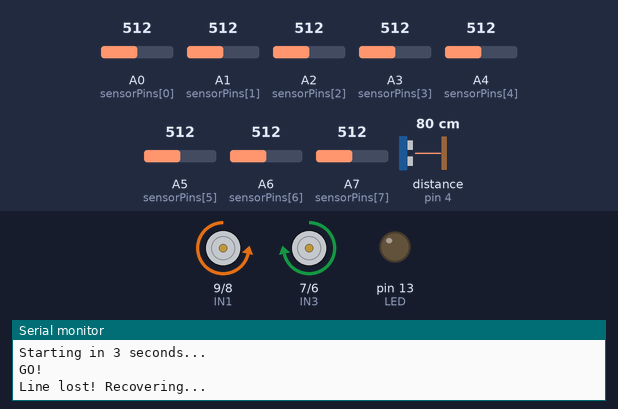
Simulated run of this sketch. Board: Arduino Nano, built with avr-gcc and run on an emulated ATmega328P. Parts: motor-driver pin pairs drawn as motors (green arrow = first pin HIGH = forward, orange = second pin HIGH = backward, longer = more drive, scaled by the enable pin), output pins drawn as LEDs (lit = HIGH), the last lines printed to the serial monitor. Wiring (inferred from the names in the program): ultrasonic range finder: trigger pin 3; echo pin 4. Inputs (shaded band) come from the test bench; at power-on: distance to the obstacle (sensor on pin 4) 80 cm, A0 (sensorPins[0]) = 512, A1 (sensorPins[1]) = 512, A2 (sensorPins[2]) = 512, A3 (sensorPins[3]) = 512, A4 (sensorPins[4]) = 512, A5 (sensorPins[5]) = 512, A6 (sensorPins[6]) = 512, A7 (sensorPins[7]) = 512. The echo pulse lasts 58.3 µs per cm; pins used as bus, display or sensor lines are not drawn.

Above: at 10.3 s.
10.4 s: distance to the obstacle (sensor on pin 4) set to 12 cm
At 13.1 s:
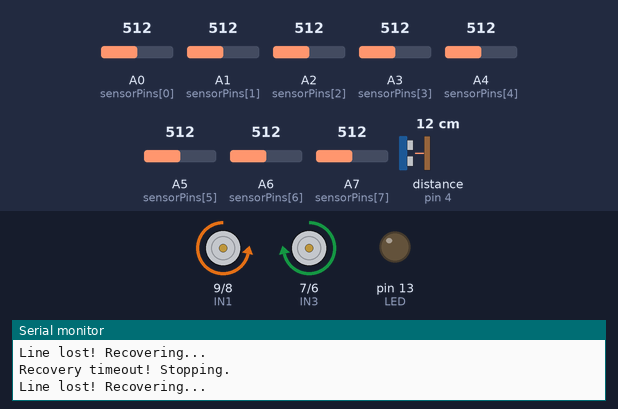
13.4 s: distance to the obstacle (sensor on pin 4) set to 9 cm
At 14.1 s:
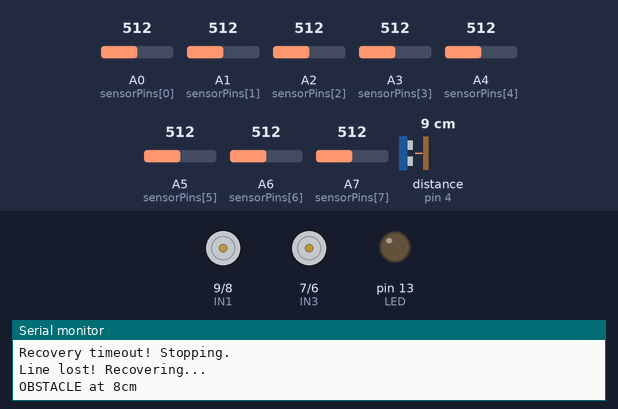
14.9 s: distance to the obstacle (sensor on pin 4) set to 18 cm
At 16.0 s:
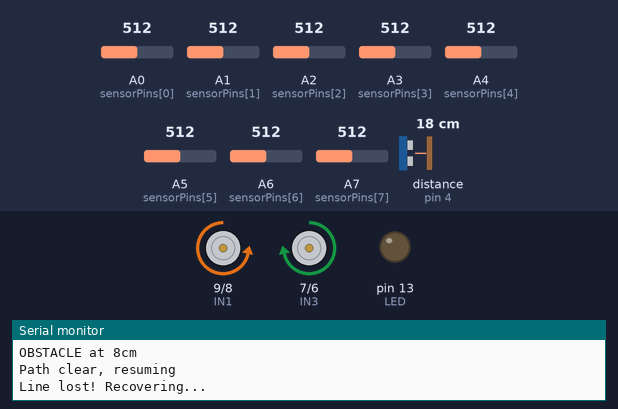
16.4 s: distance to the obstacle (sensor on pin 4) set to 2 cm
At 17.4 s:
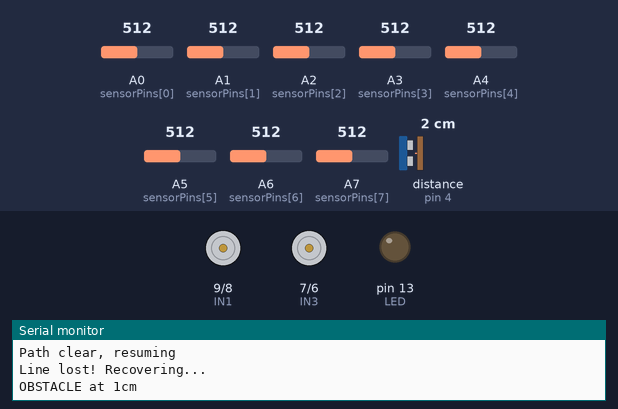
17.9 s: distance to the obstacle (sensor on pin 4) set to 35 cm
At 19.3 s:
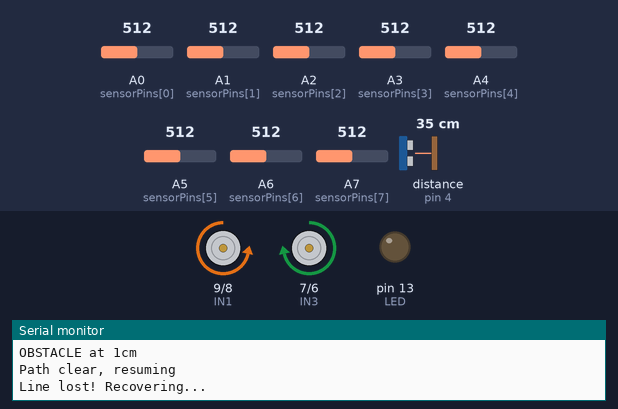
Timing chart, 0 to 20.4 s (numbered marks = the images above; inputs shaded):
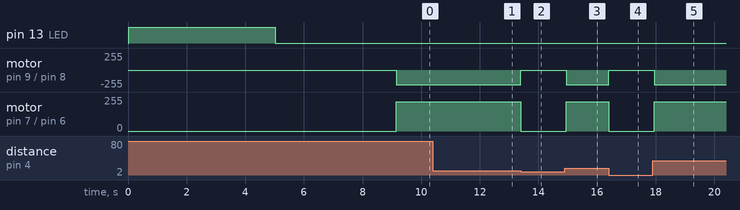

The sketch:

Line_Following_Robot.ino
```cpp
const bool REVERSE_STEERING = true;
const bool INVERT_LEFT_MOTOR = true;
const bool INVERT_RIGHT_MOTOR = true;

const int ENA = 10;
const int IN1 = 9;
const int IN2 = 8;
const int IN3 = 7;
const int IN4 = 6;
const int ENB = 5;

const int TRIG_PIN = 3;
const int ECHO_PIN = 4;

const int SENSOR_COUNT = 8;
const int sensorPins[SENSOR_COUNT] = {A0, A1, A2, A3, A4, A5, A6, A7};

int sensorMin[SENSOR_COUNT];
int sensorMax[SENSOR_COUNT];

const int HISTORY_SIZE = 10;
int pathHistory[HISTORY_SIZE];
int historyIndex = 0;
unsigned long lastHistoryWrite = 0;

float Kp = 0.08;
float Ki = 0.0001;
float Kd = 1.2;

float P, I, D;
float error = 0;
float lastError = 0;
float smoothedDerivative = 0;

const float integralLimit = 5000;


int currentBaseSpeed = 80;
const int targetBaseSpeed = 130;
const int maxSpeed = 220;
const int turnSpeed = 130;
const int minMotorSpeed = 110;

const int speedRampRate = 2;
unsigned long lastRampTime = 0;

const int stopDistance = 10;
unsigned long lastSonarCheck = 0;
int currentDistance = 999;

int recoveryAttempts = 0;
unsigned long lostLineTime = 0;
const unsigned long maxRecoveryTime = 3000;


enum RobotState {
  CALIBRATING,
  RUNNING,
  LOST_LINE,
  OBSTACLE_DETECTED,
  STOPPED
};
RobotState currentState = CALIBRATING;

void setup() {
  Serial.begin(9600);

  pinMode(ENA, OUTPUT); pinMode(IN1, OUTPUT); pinMode(IN2, OUTPUT);
  pinMode(IN3, OUTPUT); pinMode(IN4, OUTPUT); pinMode(ENB, OUTPUT);
  pinMode(TRIG_PIN, OUTPUT); pinMode(ECHO_PIN, INPUT);
  pinMode(13, OUTPUT); // LED

  for (int i = 0; i < SENSOR_COUNT; i++) {
    pinMode(sensorPins[i], INPUT);
    sensorMin[i] = 1023;
    sensorMax[i] = 0;
  }

  for(int i = 0; i < HISTORY_SIZE; i++) pathHistory[i] = 0;

  Serial.println(F("=== LINE FOLLOWER ROBOT ==="));
  Serial.println(F("Calibrating... Move sensors over line and background!"));

  digitalWrite(13, HIGH);
  unsigned long startTime = millis();


  while (millis() - startTime < 5000) {
    calibrateSensors();


    if ((millis() - startTime) % 500 < 10) {
      Serial.print(F("."));
    }
  }

  digitalWrite(13, LOW);
  Serial.println();
  Serial.println(F("Calibration complete!"));

  Serial.println(F("Sensor ranges (Min/Max):"));
  for (int i = 0; i < SENSOR_COUNT; i++) {
    Serial.print(F("S"));
    Serial.print(i);
    Serial.print(F(": "));
    Serial.print(sensorMin[i]);
    Serial.print(F("/"));
    Serial.println(sensorMax[i]);
  }

  delay(1000);
  Serial.println(F("Starting in 3 seconds..."));
  delay(3000);

  currentState = RUNNING;
  Serial.println(F("GO!"));
}

void loop() {
  // 1. Obstacle Check (non-blocking)
  if (millis() - lastSonarCheck > 60) {
    lastSonarCheck = millis();
    currentDistance = getDistance();
  }

  if (currentDistance > 0 && currentDistance < stopDistance) {
    if (currentState != OBSTACLE_DETECTED) {
      Serial.print(F("OBSTACLE at "));
      Serial.print(currentDistance);
      Serial.println(F("cm"));
      currentState = OBSTACLE_DETECTED;
    }
    stopMotors();
    return;
  } else if (currentState == OBSTACLE_DETECTED) {
    currentState = RUNNING;
    Serial.println(F("Path clear, resuming"));
  }

  // 2. Velocity Ramping (smooth acceleration)
  if (millis() - lastRampTime > 50 && currentBaseSpeed < targetBaseSpeed) {
    currentBaseSpeed += speedRampRate;
    if (currentBaseSpeed > targetBaseSpeed) currentBaseSpeed = targetBaseSpeed;
    lastRampTime = millis();
  }

  // 3. Read Sensors with improved filtering
  int position = readLinePosition();

  // 4. Calculate Error
  error = 3500 - position;

  // 5. Update Path History
  if (millis() - lastHistoryWrite > 50) {
    lastHistoryWrite = millis();
    pathHistory[historyIndex] = (int)error;
    historyIndex++;
    if (historyIndex >= HISTORY_SIZE) historyIndex = 0;
  }

  // 6. Lost Line Detection and Recovery
  if (abs(error) == 3500) {
    if (currentState != LOST_LINE) {
      lostLineTime = millis();
      recoveryAttempts = 0;
      currentState = LOST_LINE;
      Serial.println(F("Line lost! Recovering..."));
    }

    // Timeout check
    if (millis() - lostLineTime > maxRecoveryTime) {
      Serial.println(F("Recovery timeout! Stopping."));
      stopMotors();
      currentState = STOPPED;
      return;
    }

    recoverLostLine();
    return;
  } else if (currentState == LOST_LINE) {
    currentState = RUNNING;
    Serial.println(F("Line reacquired!"));
    I = 0; // Reset integral on recovery
  }

  // 7. PID Calculation
  P = error;

  // Integral with windup prevention
  I += error;
  I = constrain(I, -integralLimit, integralLimit);

  // Derivative with smoothing
  float rawDerivative = error - lastError;
  smoothedDerivative = (smoothedDerivative * 0.7) + (rawDerivative * 0.3);
  D = smoothedDerivative;

  float motorSpeedCorrection = (Kp * P) + (Ki * I) + (Kd * D);
  lastError = error;

  // 8. Motor Speed Calculation
  int leftMotorSpeed, rightMotorSpeed;

  if (REVERSE_STEERING) {
    leftMotorSpeed = currentBaseSpeed + motorSpeedCorrection;
    rightMotorSpeed = currentBaseSpeed - motorSpeedCorrection;
  } else {
    leftMotorSpeed = currentBaseSpeed - motorSpeedCorrection;
    rightMotorSpeed = currentBaseSpeed + motorSpeedCorrection;
  }

  leftMotorSpeed = constrain(leftMotorSpeed, -maxSpeed, maxSpeed);
  rightMotorSpeed = constrain(rightMotorSpeed, -maxSpeed, maxSpeed);

  drive(leftMotorSpeed, rightMotorSpeed);

  // 9. Debug output (every 200ms)
  static unsigned long lastDebug = 0;
  if (millis() - lastDebug > 200) {
    lastDebug = millis();
    Serial.print(F("Pos:"));
    Serial.print(position);
    Serial.print(F(" Err:"));
    Serial.print((int)error);
    Serial.print(F(" L:"));
    Serial.print(leftMotorSpeed);
    Serial.print(F(" R:"));
    Serial.println(rightMotorSpeed);
  }
}

//SENSOR READING
int readLinePosition() {
  int mappedValues[SENSOR_COUNT];
  int maxVal = 0;
  int maxIndex = 0;
  bool lineFound = false;
  int activeSensors = 0;

  for (int i = 0; i < SENSOR_COUNT; i++) {
    int val = analogRead(sensorPins[i]);
    mappedValues[i] = map(val, sensorMin[i], sensorMax[i], 0, 1000);
    mappedValues[i] = constrain(mappedValues[i], 0, 1000);

    // Noise filter with slightly higher threshold
    if (mappedValues[i] < 60) mappedValues[i] = 0;

    // Active sensor detection
    if (mappedValues[i] > 600) activeSensors++;

    // Track maximum
    if (mappedValues[i] > maxVal) {
      maxVal = mappedValues[i];
      maxIndex = i;
    }

    // Line detection threshold
    if (mappedValues[i] > 150) lineFound = true;
  }

  // INTERSECTION DETECTION
  if (activeSensors > 5) {
    return 3500;
  }

  // LINE NOT FOUND
  if (!lineFound) {
    // Return extreme value based on last known direction
    if (REVERSE_STEERING) return (lastError < 0) ? 0 : 7000;
    else return (lastError < 0) ? 7000 : 0;
  }

  // WEIGHTED AVERAGE CALCULATION
  long weightedSum = 0;
  long sum = 0;


  int startIdx = max(0, maxIndex - 1);
  int endIdx = min(SENSOR_COUNT - 1, maxIndex + 1);

  for (int i = startIdx; i <= endIdx; i++) {
    if (mappedValues[i] > 50) {
      weightedSum += (long)mappedValues[i] * (i * 1000L);
      sum += mappedValues[i];
    }
  }

  if (sum == 0) return 3500;
  return (int)(weightedSum / sum);
}

// --- SMART RECOVERY WITH EXPONENTIAL SEARCH ---
void recoverLostLine() {

  long totalHistory = 0;
  for(int i = 0; i < HISTORY_SIZE; i++) {
    totalHistory += pathHistory[i];
  }
  float averageError = totalHistory / (float)HISTORY_SIZE;


  bool turnRight = (averageError < 0);


  recoveryAttempts++;
  int searchSpeed = turnSpeed + (recoveryAttempts * 5);
  searchSpeed = constrain(searchSpeed, turnSpeed, maxSpeed);

  if (turnRight) {
    drive(searchSpeed, -searchSpeed);
  } else {
    drive(-searchSpeed, searchSpeed);
  }
}

// --- CALIBRATION ---
void calibrateSensors() {
  for (int i = 0; i < SENSOR_COUNT; i++) {
    int val = analogRead(sensorPins[i]);
    if (val > sensorMax[i]) sensorMax[i] = val;
    if (val < sensorMin[i]) sensorMin[i] = val;
  }
}

// --- ULTRASONIC SENSOR ---
int getDistance() {
  digitalWrite(TRIG_PIN, LOW);
  delayMicroseconds(2);
  digitalWrite(TRIG_PIN, HIGH);
  delayMicroseconds(10);
  digitalWrite(TRIG_PIN, LOW);

  long duration = pulseIn(ECHO_PIN, HIGH, 8000);
  if (duration == 0) return 999;

  int distance = duration * 0.034 / 2;
  return distance;
}

// --- MOTOR CONTROL ---
int preventStall(int pwm) {
  if (abs(pwm) < 40) return 0;

  if (pwm > 0 && pwm < minMotorSpeed) return minMotorSpeed;
  if (pwm < 0 && pwm > -minMotorSpeed) return -minMotorSpeed;

  return pwm;
}

void drive(int leftSpeed, int rightSpeed) {
  leftSpeed = preventStall(leftSpeed);
  rightSpeed = preventStall(rightSpeed);

  // Left Motor
  bool leftForward = !INVERT_LEFT_MOTOR;
  if (leftSpeed < 0) {
    leftForward = !leftForward;
    leftSpeed = -leftSpeed;
  }

  digitalWrite(IN1, leftForward ? HIGH : LOW);
  digitalWrite(IN2, leftForward ? LOW : HIGH);

  // Right Motor
  bool rightForward = !INVERT_RIGHT_MOTOR;
  if (rightSpeed < 0) {
    rightForward = !rightForward;
    rightSpeed = -rightSpeed;
  }

  digitalWrite(IN3, rightForward ? HIGH : LOW);
  digitalWrite(IN4, rightForward ? LOW : HIGH);

  // Set speeds
  analogWrite(ENA, leftSpeed);
  analogWrite(ENB, rightSpeed);
}

void stopMotors() {
  digitalWrite(IN1, LOW);
  digitalWrite(IN2, LOW);
  digitalWrite(IN3, LOW);
  digitalWrite(IN4, LOW);
  analogWrite(ENA, 0);
  analogWrite(ENB, 0);
  I = 0;
}
```

Measured:
- the behaviour switches between 11 and 10 cm on distance to the obstacle (sensor on pin 4) (found by bisection; images 1 and 2)
- after the input at 10.4 s, motor on pin 9 (IN1) / pin 8 (IN2): stays backward 220/255 (without the input it goes to backward 165/255 after 1.7 s); motor on pin 7 (IN3) / pin 6 (IN4): stays forward 220/255 (without the input it goes to forward 165/255 after 1.7 s)
- after the input at 13.4 s, motor on pin 9 (IN1) / pin 8 (IN2): backward 220/255 → stopped at once; motor on pin 7 (IN3) / pin 6 (IN4): forward 220/255 → stopped at once
- after the input at 14.9 s, motor on pin 9 (IN1) / pin 8 (IN2): stopped → backward 220/255 after 0.06 s; motor on pin 7 (IN3) / pin 6 (IN4): stopped → forward 220/255 after 0.06 s
- after the input at 16.4 s, motor on pin 9 (IN1) / pin 8 (IN2): backward 220/255 → stopped at once; motor on pin 7 (IN3) / pin 6 (IN4): forward 220/255 → stopped at once
- after the input at 17.9 s, motor on pin 9 (IN1) / pin 8 (IN2): stopped → backward 220/255 after 0.05 s; motor on pin 7 (IN3) / pin 6 (IN4): stopped → forward 220/255 after 0.05 s
